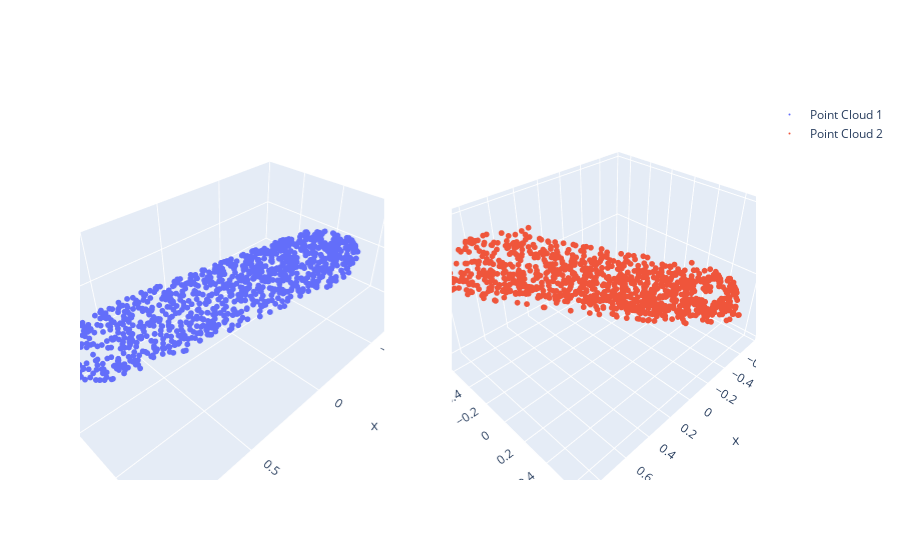

Notebook source saved alongside this figure:
### Code cell
cloud1 = view_1[index,:,:].transpose(0, 1).detach().cpu().numpy()
x1 = cloud1[:,0]
y1 = cloud1[:,1]
z1 = cloud1[:,2]

cloud2 = view_1_post[index,:,:].transpose(0, 1).detach().cpu().numpy()
x2 = cloud2[:,0]
y2 = cloud2[:,1]
z2 = cloud2[:,2]


# Example usage with two point clouds
pcshow([x1, x2], [y1, y2], [z1, z2], min_xyz, max_xyz)

### Figure 1 — Plotly figure (JSON) as saved in the notebook; plotly's stock layout.template omitted (floating-point values rounded to 4 significant figures; data arrays with more than 128 entries replaced by an {"elided": "..."} marker saying what was removed)
{"data": [{"marker": {"size": 2}, "mode": "markers", "name": "Point Cloud 1", "scene": "scene", "type": "scatter3d", "x": {"elided": "1024 float values"}, "y": {"elided": "1024 float values"}, "z": {"elided": "1024 float values"}}, {"marker": {"size": 2}, "mode": "markers", "name": "Point Cloud 2", "scene": "scene2", "type": "scatter3d", "x": {"elided": "1024 float values"}, "y": {"elided": "1024 float values"}, "z": {"elided": "1024 float values"}}], "layout": {"scene": {"aspectmode": "data", "aspectratio": {"x": 1, "y": 1, "z": 1}, "domain": {"x": [0, 0.45], "y": [0, 1]}, "xaxis": {"range": [-1, 1]}, "yaxis": {"range": [-1, 1]}, "zaxis": {"range": [-1, 1]}}, "scene2": {"domain": {"x": [0.55, 1], "y": [0, 1]}}}}
